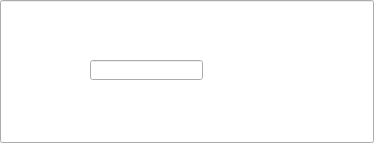
<?xml version="1.0" encoding="UTF-8"?>
<ui version="4.0">
 <class>MyLineEdit</class>
 <widget class="QLineEdit" name="MyLineEdit">
  <property name="geometry">
   <rect>
    <x>0</x>
    <y>0</y>
    <width>374</width>
    <height>143</height>
   </rect>
  </property>
  <property name="windowTitle">
   <string>MyLineEdit</string>
  </property>
  <widget class="QLineEdit" name="lineEdit">
   <property name="geometry">
    <rect>
     <x>90</x>
     <y>60</y>
     <width>113</width>
     <height>20</height>
    </rect>
   </property>
  </widget>
 </widget>
 <layoutdefault spacing="6" margin="11"/>
 <resources/>
 <connections/>
</ui>
